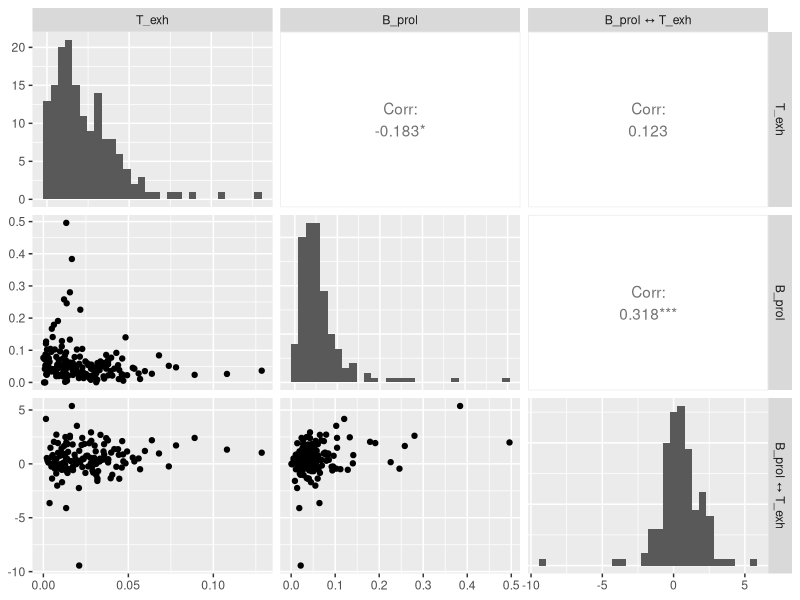

Recreate this plot in R.
## ---- chunk 1
#| label: setup
#| echo: !expr -1
#| message: false
#| warning: false
knitr::opts_chunk$set(cache = TRUE, autodep = TRUE, width = 120)
library("assertthat")
library("survival")
library("dplyr")
library("ggplot2")
library("GGally")
## ---- chunk 2
#| label: read
#| message: false
x = readr::read_csv("survival_spatial_compositional.csv")
colnames(x)[1] = "ID"
## ---- chunk 3
#| label: colnames
#| output: asis
colnames(x)
## ---- chunk 4
#| label: check1
miss = vapply(c("PFS", "PFS_STAT", "T_exh", "B_prol", "B_prol ↔ T_exh"), \(i) sum(is.na(x[[i]])), integer(1))
miss
## ---- chunk 5
#| label: check2
#| echo: false
#| results: hide
assert_that(all(miss==c(0,0,0,0,16)))
## ---- chunk 6
#| label: check3
#| layout-ncol: 1
#| fig.dim: !expr c(6, 6)
#| message: false
#| warning: false
ggpairs(select(x, T_exh, B_prol,`B_prol ↔ T_exh`), 
        diag = list(continuous = wrap("barDiag", bins = 30)))
## ---- chunk 7
#| label: coxregorig
fit = coxph(Surv(time = PFS, event = PFS_STAT) ~ T_exh + B_prol + `B_prol ↔ T_exh`, data = x)
summary(fit)
## ---- chunk 8
#| label: coxregasinh
fit = coxph(Surv(time = PFS, event = PFS_STAT) ~ asinh(T_exh) + asinh(B_prol) + asinh(`B_prol ↔ T_exh`), data = x)
summary(fit)
## ---- chunk 9
#| label: coxregtrunc
trunc = function(x) ifelse(x > 0, x, 0)
fit = coxph(Surv(time = PFS, event = PFS_STAT) ~ T_exh + B_prol + trunc(`B_prol ↔ T_exh`), data = x)
summary(fit)
## ---- chunk 10
#| label: sessionInfo
sessionInfo()
